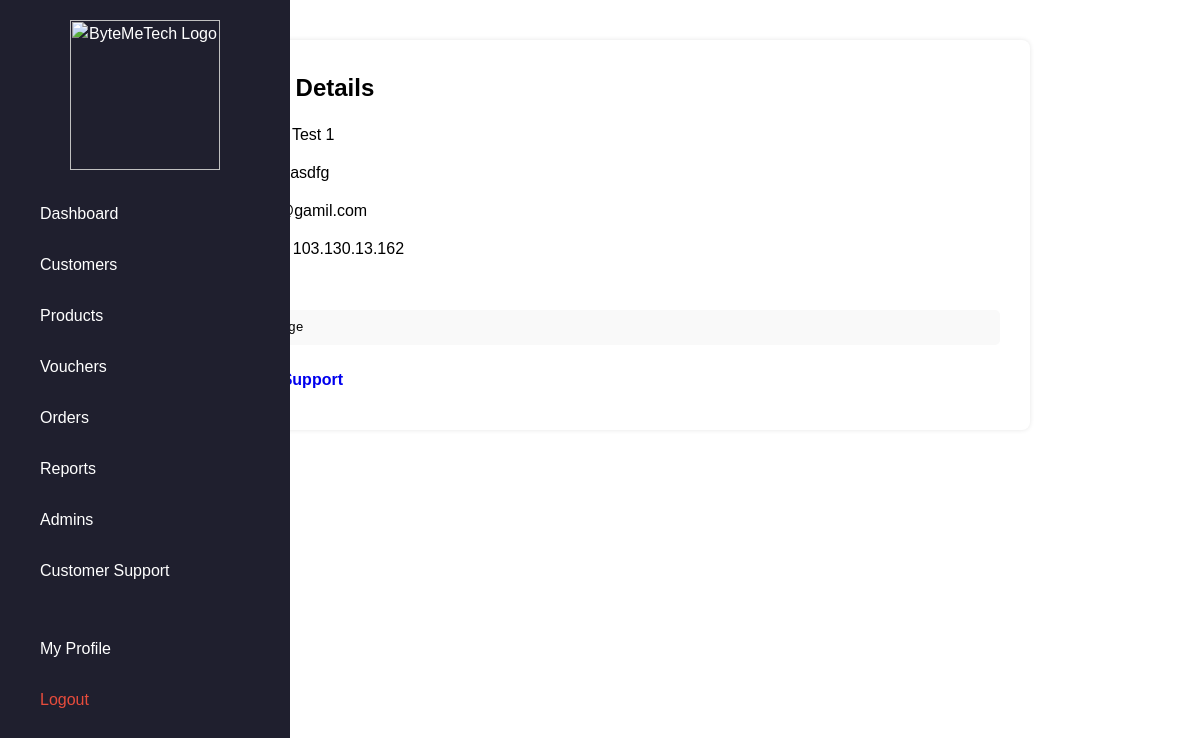
The app's page /page/contact-view-details.php?id=4 (signed in) with its own data.
### tables this page shows
CREATE TABLE `contact_form` (
  `CONTACT_ID` int(11) NOT NULL,
  `CONTACT_FIRSTNAME` varchar(255) NOT NULL,
  `CONTACT_LASTNAME` varchar(255) NOT NULL,
  `CONTACT_EMAIL` varchar(255) NOT NULL,
  `CONTACT_MESSAGE` text NOT NULL,
  `CONTACT_IP_ADDRESS` varchar(255) NOT NULL
);

### page/contact-view-details.php (the view, shortened to what this page needs)
<?php
require_once "../includes/config.php";
$cid = isset($_GET["id"]) ? (int)$_GET["id"] : 0;
$stmt = $pdo->prepare("SELECT * FROM contact_form WHERE CONTACT_ID = :cid");
$stmt->execute(["cid" => $cid]);
$contact = $stmt->fetch();
include "../includes/headers.php";
?>
<!DOCTYPE html>
<html lang="en">
<head>
</head>
<body class="bg-light">
<?php include "../includes/sidebar.php"; ?>
<div class="container details-container">
    <h2>Enquiry Details</h2>
    <p><strong>First Name:</strong> <?= htmlspecialchars($contact["CONTACT_FIRSTNAME"]) ?></p>
    <p><strong>Last Name:</strong> <?= htmlspecialchars($contact["CONTACT_LASTNAME"]) ?></p>
    <p><strong>Email:</strong> <?= htmlspecialchars($contact["CONTACT_EMAIL"]) ?></p>
    <p><strong>IP Address:</strong> <?= htmlspecialchars($contact["CONTACT_IP_ADDRESS"]) ?></p>
    <p><strong>Message:</strong></p>
    <pre><?= htmlspecialchars($contact["CONTACT_MESSAGE"]) ?></pre>
    <a href="customer-support.php" class="btn btn-grey">Back to Support</a>
</div>
</body>
</html>

### css/style.css (style rules this page uses)
body { font-family: "Noto Sans Georgian", sans-serif; }
.container { width: 80%; max-width: 1200px; margin: auto; padding: 15px; }
.btn { display: inline-block; padding: 10px 20px; border: none; cursor: pointer; text-decoration: none; font-size: 16px; border-radius: 5px; font-weight: bold; }

### page/contact-view-details.php (style rules this page uses)
.details-container { max-width: 800px; margin: 40px auto; background: #fff; padding: 30px; border-radius: 8px; box-shadow: 0 0 5px rgba(0,0,0,0.1); }
.details-container h2 { margin-top: 0; }
.details-container p { margin-bottom: 10px; }
pre { white-space: pre-wrap; word-wrap: break-word; background: #f9f9f9; padding: 10px; border-radius: 5px; }

### records on screen
contact_form: CONTACT_FIRSTNAME "Test 1", CONTACT_LASTNAME "asdfg", CONTACT_EMAIL "test@gamil.com", CONTACT_IP_ADDRESS "103.130.13.162"
